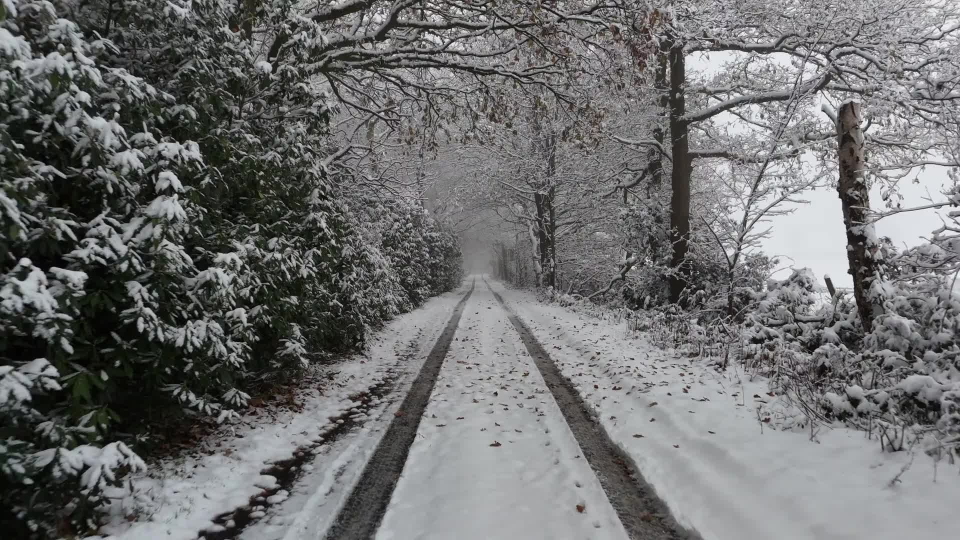
#> input picture imgs/02.jpg, 1920 x 1080 px, found by its file name (shown at 1/2 size)
$ python -i largo_miniatura.py   (imports and definitions only)
#> lines starting #> are read from the running program, lines starting #| are printed output that depends on the picture
#!/usr/bin/env python3
"""Tres miniaturas de YouTube (1280x720) pensadas para el clic: imagen potente con más contraste, texto enorme de
2-4 palabras con la palabra clave en amarillo, contorno grueso y sombra. La A es la que se publica.

Uso: python3 largo_miniatura.py <carpeta>   -> miniatura_A.jpg, miniatura_B.jpg, miniatura_C.jpg
"""
import json, os, sys
from PIL import Image, ImageDraw, ImageEnhance, ImageFilter, ImageFont

D = os.path.abspath(sys.argv[1])
# [1 line not run here, left out]
KIT = os.path.dirname(os.path.dirname(os.path.abspath(__file__)))
NEGRA = os.path.join(KIT, "fonts", "Inter-Black.otf")
W, HH = 1280, 720
AMARILLO, BLANCO = (255, 214, 0), (255, 255, 255)
# [1 line that did not run here, left out]
# [1 line that did not run here, left out]


def base(p, espejo=False):
#> called with p = 'imgs/02.jpg/imgs/02.jpg', espejo = False
    im = Image.open(p).convert("RGB")
#> im is the input picture: PIL image 1920x1080 RGB; mean R, G, B 110.5, 111.1, 111.2
    s = max(W / im.width, HH / im.height)
    im = im.resize((round(im.width * s), round(im.height * s)), Image.LANCZOS)
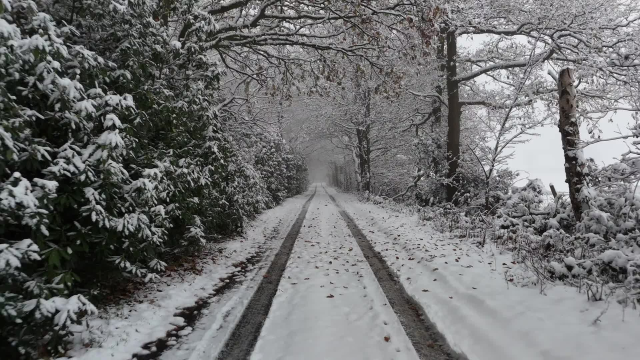
#> im: PIL image 1280x720 RGB (shown at 1/2 size); mean R, G, B 110.5, 111.1, 111.2
    x, y = (im.width - W) // 2, (im.height - HH) // 2
    im = im.crop((x, y, x + W, y + HH))
    if espejo:
        im = im.transpose(Image.FLIP_LEFT_RIGHT)
    im = ImageEnhance.Contrast(im).enhance(1.18)
    im = ImageEnhance.Color(im).enhance(1.22)
    return im.filter(ImageFilter.UnsharpMask(radius=2, percent=80, threshold=2))
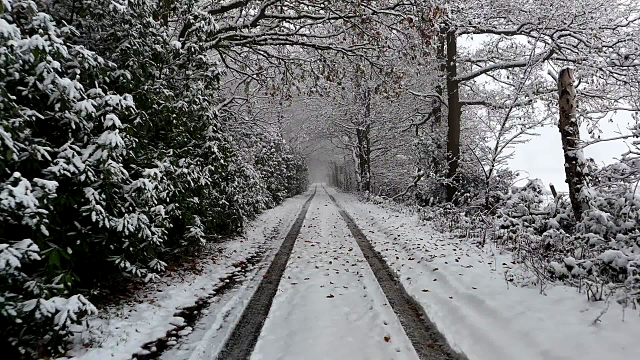
#> returned value: PIL image 1280x720 RGB (shown at 1/2 size); mean R, G, B 110.9, 111.6, 112


def degradado(im, lado="izq", fuerza=0.85):
#> called with lado = 'izq', fuerza = 0.85
    g = Image.new("L", (W, HH))
#> g: PIL image 1280x720 L; every value is 0
    px = g.load()
    for x in range(W):
        u = x / W if lado == "izq" else 1 - x / W
        v = int(255 * fuerza * max(0, 1 - u / 0.62) ** 1.4)
        for y in range(HH):
            px[x, y] = v
    negro = Image.new("RGB", (W, HH), (0, 0, 0))
#> negro: PIL image 1280x720 RGB; every value is 0
    return Image.composite(negro, im, g)
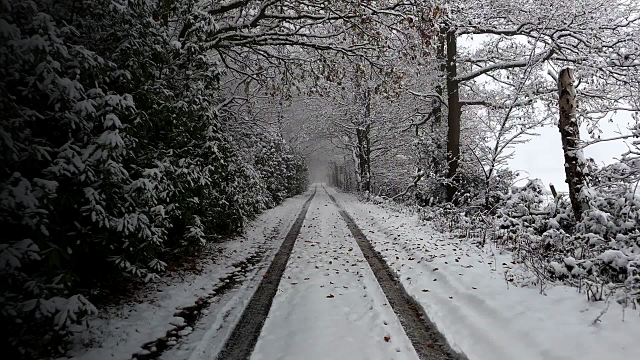
#> returned value: PIL image 1280x720 RGB (shown at 1/2 size); mean R, G, B 95.2, 95.3, 96.2


# [5 lines left out: function lineas, not called in this run]


def texto(im, x0, ancho, caja_clave=False, centrado=False):
    d = ImageDraw.Draw(im)
    ls = lineas(TXT)
    size = 190
    while size > 50:
        f = ImageFont.truetype(NEGRA, size)
        if all(d.textlength(" ".join(l), font=f) <= ancho for l in ls) and size * 1.02 * len(ls) <= HH * 0.78:
            break
        size -= 4
    alto = int(size * 1.02) * len(ls)
    y = (HH - alto) // 2 if not centrado else HH - alto - 40
    sombra = Image.new("RGBA", (W, HH), (0, 0, 0, 0))
    ds = ImageDraw.Draw(sombra)
    capa = Image.new("RGBA", (W, HH), (0, 0, 0, 0))
    dc = ImageDraw.Draw(capa)
    esp = d.textlength(" ", font=f)
    for l in ls:
        tw = sum(d.textlength(p, font=f) for p in l) + esp * (len(l) - 1)
        x = (W - tw) / 2 if centrado else x0
        for p in l:
            clave = p.strip(".,¿?¡!") == CLAVE
            pw = d.textlength(p, font=f)
            if clave and caja_clave:
                dc.rounded_rectangle((x - 14, y + size * 0.06, x + pw + 14, y + size * 1.02), 14, fill=AMARILLO + (255,))
            ds.text((x + 8, y + 10), p, font=f, fill=(0, 0, 0, 230))
            col = (20, 16, 10) if (clave and caja_clave) else (AMARILLO if clave else BLANCO)
            dc.text((x, y), p, font=f, fill=col + (255,), stroke_width=0 if (clave and caja_clave) else max(6, size // 18),
                    stroke_fill=(0, 0, 0, 255))
            x += pw + esp
        y += int(size * 1.02)
    sombra = sombra.filter(ImageFilter.GaussianBlur(9))
    out = Image.alpha_composite(im.convert("RGBA"), sombra)
    return Image.alpha_composite(out, capa).convert("RGB")


principal = f"{D}/miniatura_base.jpg"
escenas = sorted(os.listdir(f"{D}/imgs"))
if not os.path.exists(principal):
    principal = f"{D}/imgs/{escenas[0]}"
# segunda imagen: la primera escena real (o la del gancho)
# [1 line that did not run here, left out]
# [1 line that did not run here, left out]

# [1 line that did not run here, left out]
# [1 line not run here, left out]
# [1 line that did not run here, left out]
# [1 line not run here, left out]
c = base(principal, espejo=True)
#> call 2 of base, with p = 'imgs/02.jpg/imgs/02.jpg', espejo = True
#> in base (call 2), `im = im.transpose(Image.FLIP_LEFT_RIGHT)`:
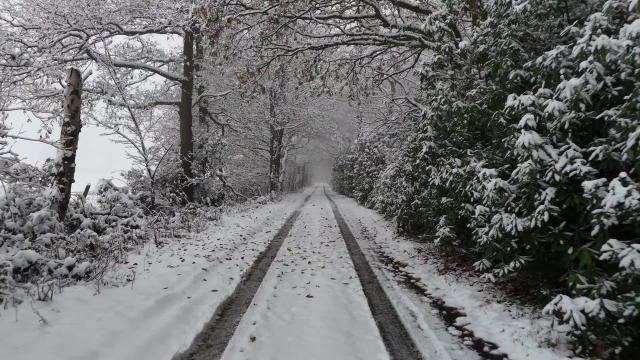
#> im: PIL image 1280x720 RGB (shown at 1/2 size); mean R, G, B 110.5, 111.1, 111.2
#> in base (call 2), `return im.filter(ImageFilter.UnsharpMask(radius=2, percent=80, thresho..`:
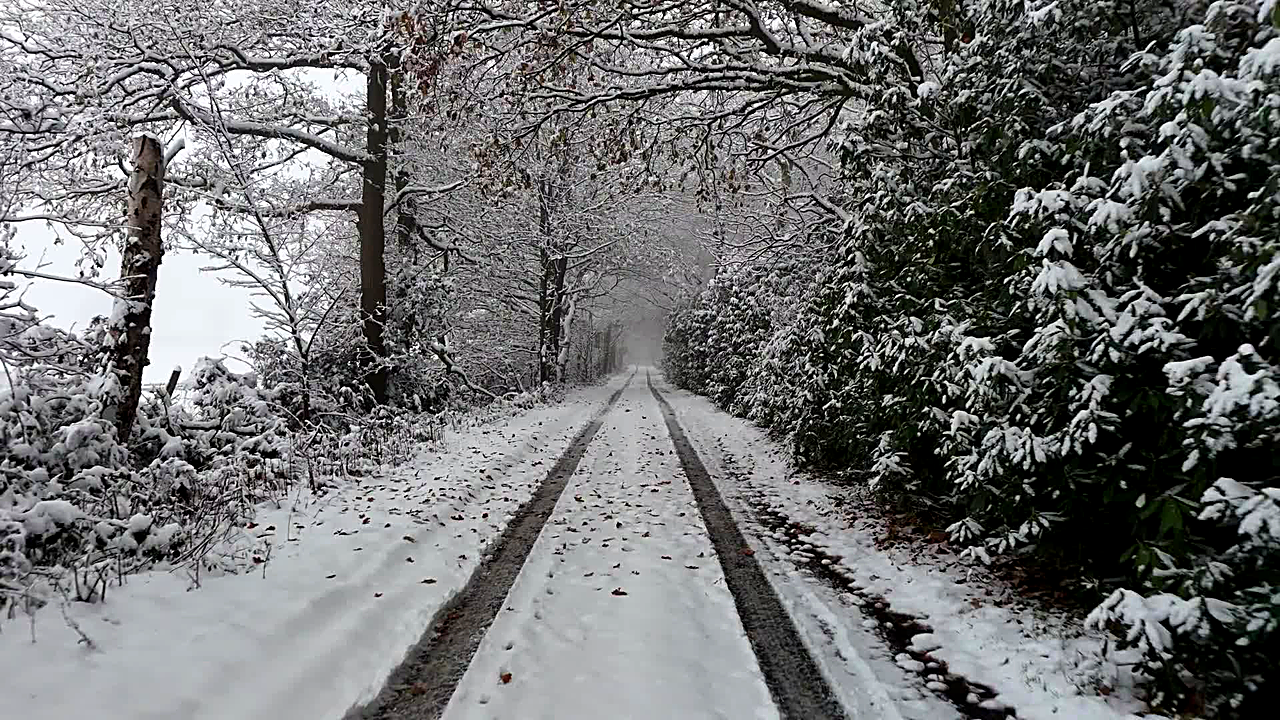
#> returned value: PIL image 1280x720 RGB; mean R, G, B 110.9, 111.6, 112
g = Image.new("L", (W, HH))
# [2 lines not run here, left out]
c = Image.composite(Image.new("RGB", (W, HH)), c, g)
# [2 lines not run here, left out]

>>> result = base('../imgs/02.jpg')

$ run again, on imgs/04_2.jpg
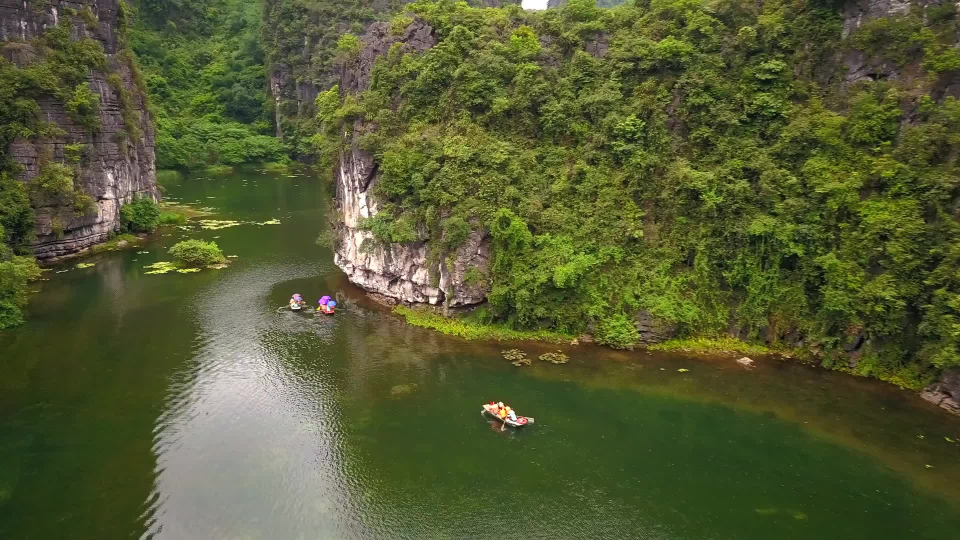
#> input picture imgs/04_2.jpg, 1920 x 1080 px, found by its file name (shown at 1/2 size)
#> in base, im is the input picture: PIL image 1920x1080 RGB; mean R, G, B 83.9, 89.9, 50.7
#> g: PIL image 1280x720 L; every value is 0
#> negro: PIL image 1280x720 RGB; every value is 0
#> in degradado, `return Image.composite(negro, im, g)`:
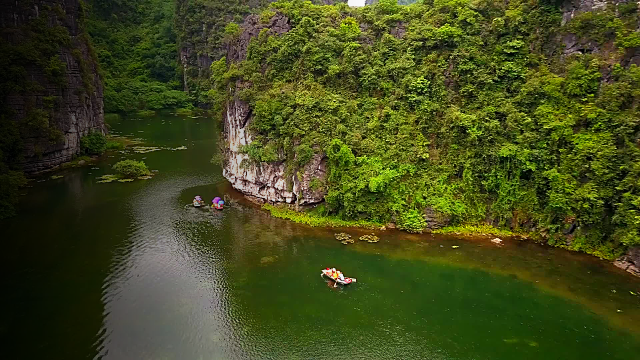
#> returned value: PIL image 1280x720 RGB (shown at 1/2 size); mean R, G, B 64.3, 71.4, 27.9
#> in base (call 2), `im = ImageEnhance.Color(im).enhance(1.22)`:
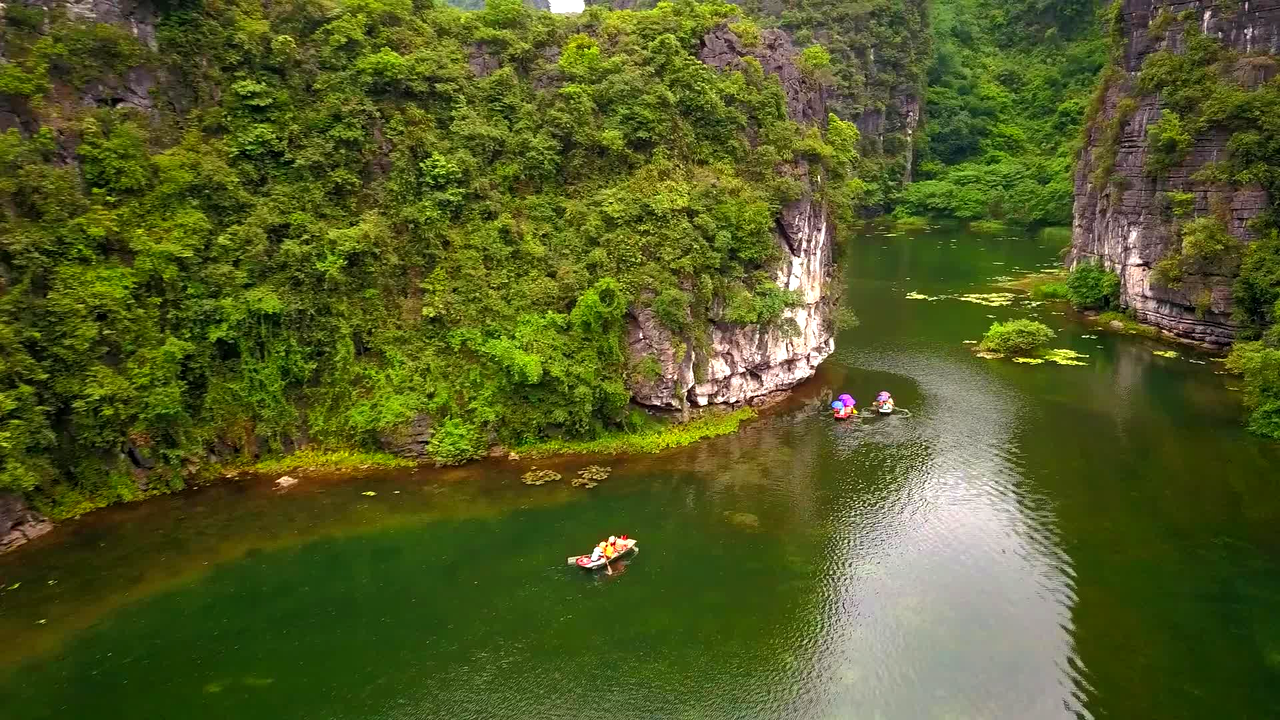
#> im: PIL image 1280x720 RGB; mean R, G, B 82.8, 91.5, 36.8

$ run again, on imgs/05_1.jpg
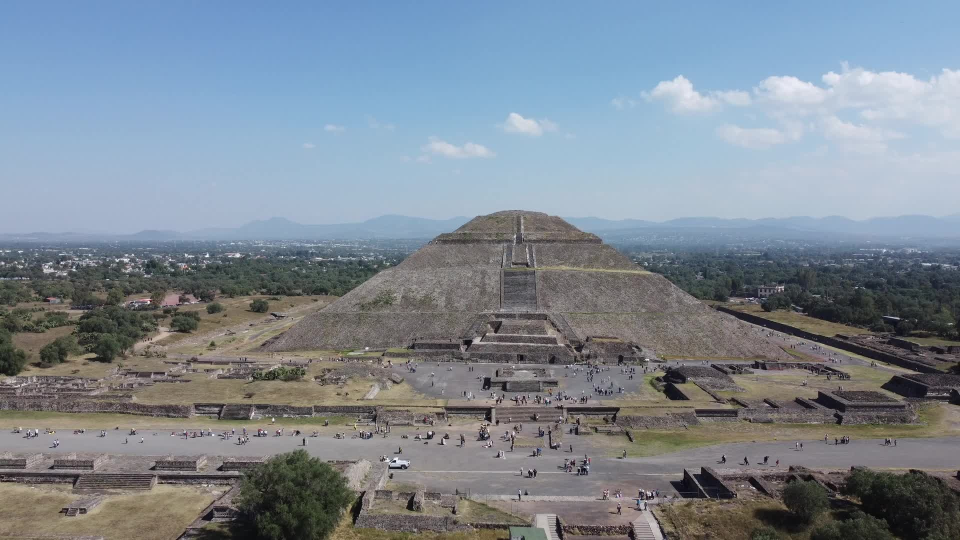
#> input picture imgs/05_1.jpg, 1920 x 1080 px, found by its file name (shown at 1/2 size)
#> in base, im is the input picture: PIL image 1920x1080 RGB; mean R, G, B 125.2, 136, 146.7
#> g: PIL image 1280x720 L; every value is 0
#> negro: PIL image 1280x720 RGB; every value is 0
#> in degradado, `return Image.composite(negro, im, g)`:
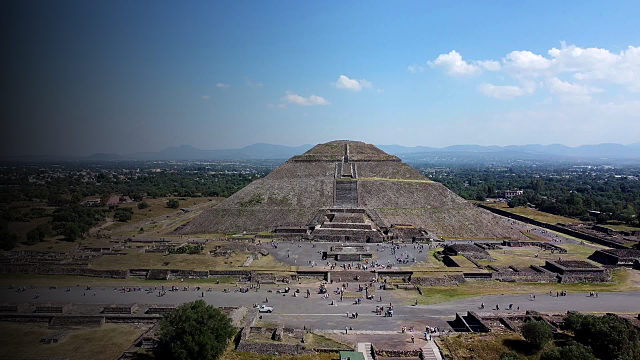
#> returned value: PIL image 1280x720 RGB (shown at 1/2 size); mean R, G, B 94.3, 106.5, 118.4
#> in base (call 2), `im = ImageEnhance.Color(im).enhance(1.22)`:
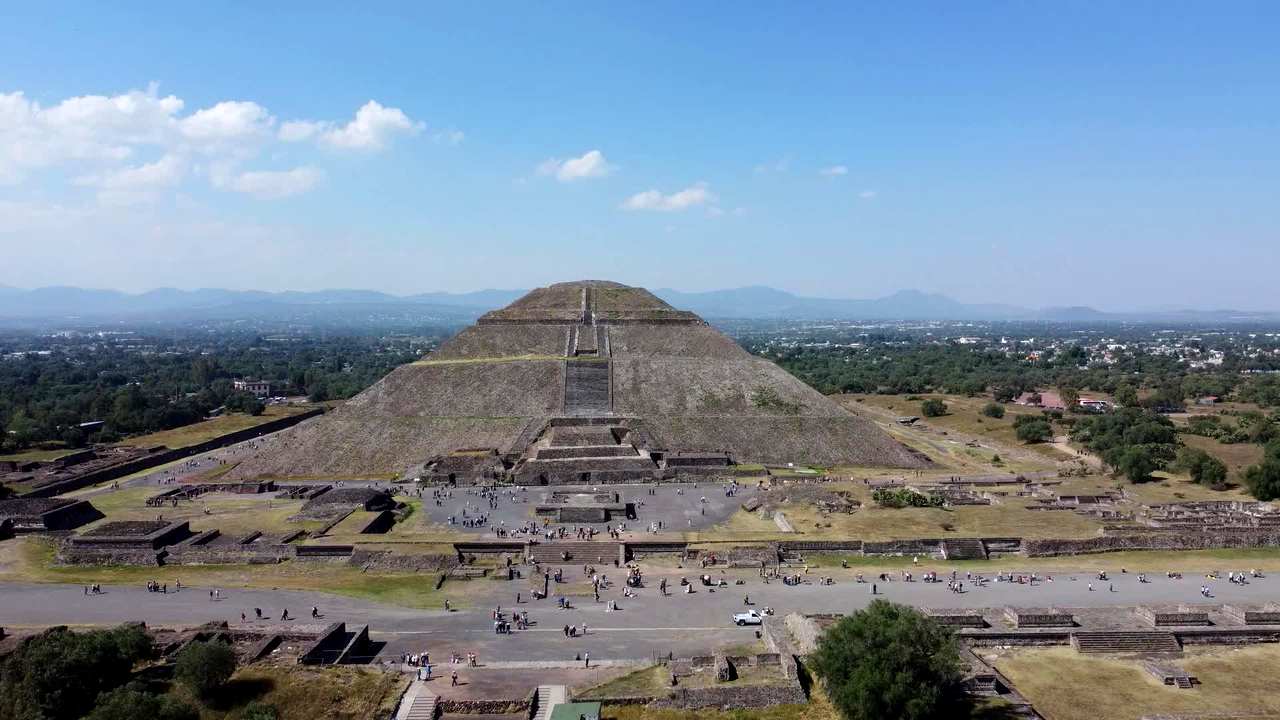
#> im: PIL image 1280x720 RGB; mean R, G, B 120.4, 136, 151.4
